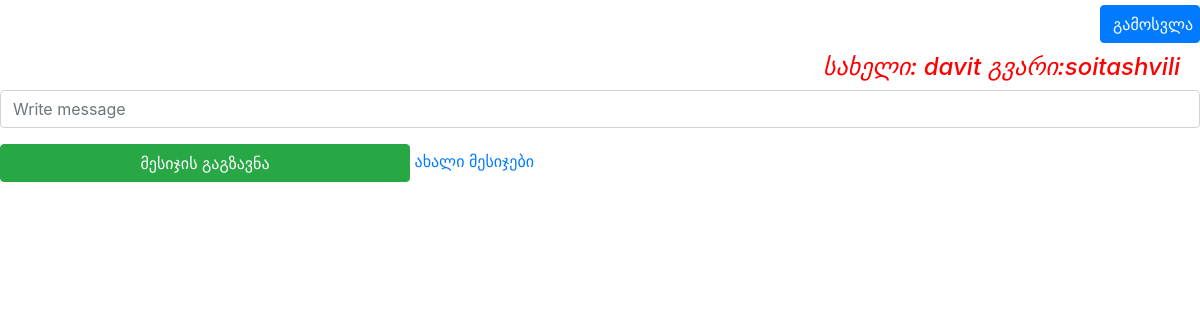
The app's page / (signed in), older data.
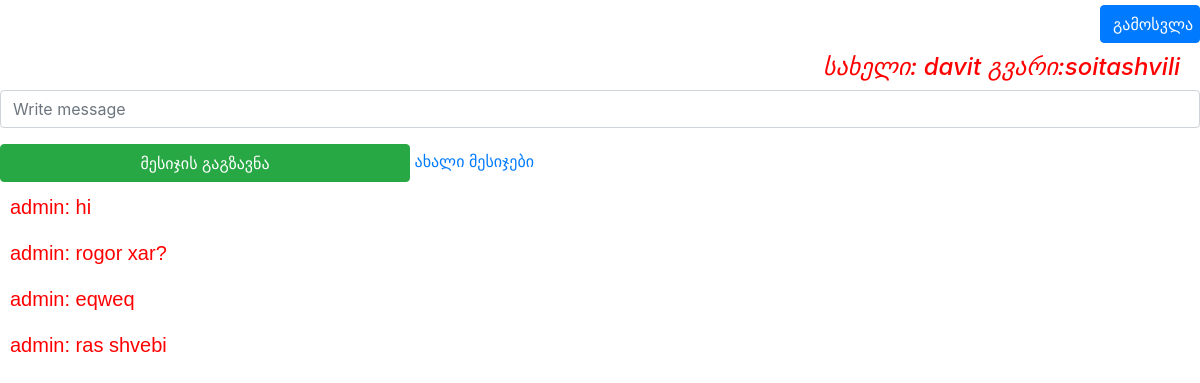
The same page, newer data.
### pages/models.py (models this page shows, shortened)
class Message(models.Model):
    author = models.CharField(max_length=100)
    message = models.CharField(max_length=1000)
    time = models.TimeField(auto_now_add=True)

### pages/views.py (the view)
# urls.py: path('', mainView, name="main page"),
@login_required(login_url="login page")
def mainView(request):
    User = f"სახელი: {request.user.first_name} გვარი:{request.user.last_name}"
    form = MessageForm()
    messages = Message.objects.all()
    length = messages
    if request.POST:
        form = MessageForm(request.POST)
        message = form['message'].value()
        Message(author=request.user.first_name, message=message).save()
        messages = Message.objects.all()
    return render(request, 'main.html', {'messages':messages,'form':form,"userinfo":User})

### pages/forms.py
class MessageForm(forms.ModelForm):
    message = forms.CharField(widget=forms.TextInput(attrs={"class":"form-control","placeholder":"Write message"}))
    class Meta:
        model = Message
        fields = ('message',)

### pages/templates/main.html (shortened to what this page needs)
<!doctype html>
<html lang="en">
  <head>
    <link rel="stylesheet" href="https://stackpath.bootstrapcdn.com/bootstrap/4.3.1/css/bootstrap.min.css">
  </head>
  <body>
  <div style="text-align: right">
<form action="{% url 'logout' %}" method="get">
    <button class="btn btn-primary" style="margin-top: 5px;width:100px" type="submit" value="logout">გამოსვლა</button>
</form>
      <h4 style="margin-right: 20px; margin-top: 10px;color: red"><i>{{ userinfo }}</i></h4>
</div>
<form action="{% url 'main page' %}" method="post">
    <p>{{ form.message }}</p>
    <input class="btn btn-success" style="width: 410px;text-align: center" type="submit" value="მესიჯის გაგზავნა">    <a href="{% url 'main page' %}">ახალი მესიჯები</a>
</form>
<div class="myBox">
    {% for message in messages %}
        <p style="size: 10px;color: red">{{ message.author }}: {{ message.message }}</p>
    {% endfor %}
</div>
  </body>
</html>

### pages/templates/main.html (style rules this page uses)
body { margin-bottom: 1000%; }
.myBox { border: none; padding: 10px; font: 20px/30px sans-serif; width: 1000px; height: 1000px; overflow: scroll; }

Row changes from the older to the newer data that the page shows:
added Message: author "admin", message "hi"
added Message: author "admin", message "rogor xar?"
added Message: author "admin", message "eqweq"
added Message: author "admin", message "ras shvebi"
